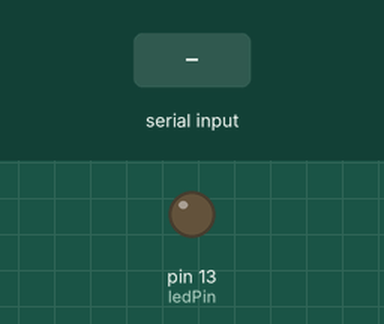
A sketch run on a simulated Arduino Uno, built with avr-gcc and run on an emulated ATmega328P. Shown: output pins drawn as LEDs (lit = HIGH). Dashed ring = blinking. Inputs (shaded band) come from the test bench.

Above: at 1.2 s.
1.3 s: "1" received over Serial
At 1.7 s:
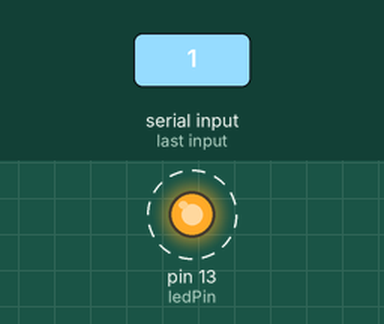
4.3 s: "0" received over Serial
At 5.1 s:
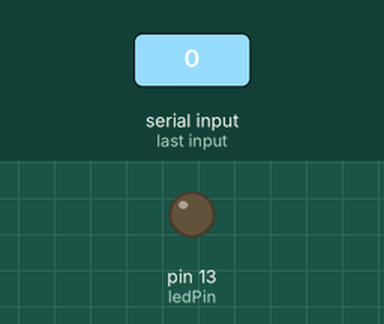
Timing chart, 0 to 7.3 s (numbered marks = the images above; inputs shaded):
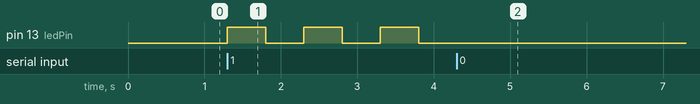

Measured:
- after the input at 1.3 s, pin 13 (ledPin): alternates HIGH for 0.50 s and LOW for 0.50 s, starting at once
- after the input at 4.3 s, pin 13 (ledPin): stops changing and stays LOW

The sketch:

usb_blink.ino
```cpp
const int ledPin = LED_BUILTIN;
bool blinkingEnabled = false;

void setup() {
  pinMode(ledPin, OUTPUT);
  Serial.begin(9600); // Initialize serial communication at 9600 baud
}

void loop() {
  if (Serial.available() > 0) {
    char command = Serial.read();
    if (command == '1') {
      blinkingEnabled = true;
    } else if (command == '0') {
      blinkingEnabled = false;
      digitalWrite(ledPin, LOW); // Turn LED off immediately
    }
  }

  if (blinkingEnabled) {
    digitalWrite(ledPin, HIGH);
    delay(500);
    digitalWrite(ledPin, LOW);
    delay(500);
  }
}
```
